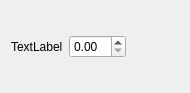
<?xml version="1.0" encoding="UTF-8"?>
<ui version="4.0">
 <class>PenChoiceWidget</class>
 <widget class="QWidget" name="PenChoiceWidget">
  <property name="geometry">
   <rect>
    <x>0</x>
    <y>0</y>
    <width>190</width>
    <height>93</height>
   </rect>
  </property>
  <property name="windowTitle">
   <string>Form</string>
  </property>
  <layout class="QVBoxLayout" name="verticalLayout">
   <item>
    <layout class="QHBoxLayout" name="horizontalLayout">
     <item>
      <widget class="QLabel" name="label">
       <property name="text">
        <string>TextLabel</string>
       </property>
      </widget>
     </item>
     <item>
      <widget class="QDoubleSpinBox" name="penWidthDoubleSpinBox">
       <property name="singleStep">
        <double>0.100000000000000</double>
       </property>
      </widget>
     </item>
     <item>
      <widget class="ColorChoiseWidget" name="colorChoiceWidget" native="true">
       <zorder>lineStyleWidget</zorder>
      </widget>
     </item>
     <item>
      <widget class="AnyComboBox" name="lineStyleWidget" native="true"/>
     </item>
    </layout>
   </item>
  </layout>
 </widget>
 <customwidgets>
  <customwidget>
   <class>AnyComboBox</class>
   <extends>QWidget</extends>
   <header location="global">commonWidgets/anycombobox.h</header>
   <container>1</container>
  </customwidget>
  <customwidget>
   <class>ColorChoiseWidget</class>
   <extends>QWidget</extends>
   <header location="global">commonWidgets/colorchoisewidget.h</header>
   <container>1</container>
  </customwidget>
 </customwidgets>
 <resources/>
 <connections/>
</ui>
